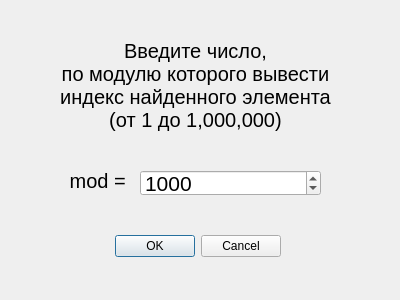
<?xml version="1.0" encoding="UTF-8"?>
<ui version="4.0">
 <class>DialogModuleInput</class>
 <widget class="QDialog" name="DialogModuleInput">
  <property name="geometry">
   <rect>
    <x>0</x>
    <y>0</y>
    <width>400</width>
    <height>300</height>
   </rect>
  </property>
  <property name="windowTitle">
   <string>Dialog</string>
  </property>
  <widget class="QDialogButtonBox" name="buttonBox">
   <property name="geometry">
    <rect>
     <x>110</x>
     <y>230</y>
     <width>171</width>
     <height>32</height>
    </rect>
   </property>
   <property name="orientation">
    <enum>Qt::Horizontal</enum>
   </property>
   <property name="standardButtons">
    <set>QDialogButtonBox::Cancel|QDialogButtonBox::Ok</set>
   </property>
  </widget>
  <widget class="QLabel" name="label">
   <property name="geometry">
    <rect>
     <x>50</x>
     <y>10</y>
     <width>291</width>
     <height>151</height>
    </rect>
   </property>
   <property name="font">
    <font>
     <pointsize>15</pointsize>
    </font>
   </property>
   <property name="text">
    <string>Введите число,
по модулю которого вывести
индекс найденного элемента
(от 1 до 1,000,000)</string>
   </property>
   <property name="alignment">
    <set>Qt::AlignCenter</set>
   </property>
  </widget>
  <widget class="QSpinBox" name="spinBox">
   <property name="geometry">
    <rect>
     <x>140</x>
     <y>170</y>
     <width>181</width>
     <height>26</height>
    </rect>
   </property>
   <property name="font">
    <font>
     <pointsize>16</pointsize>
    </font>
   </property>
   <property name="minimum">
    <number>1</number>
   </property>
   <property name="maximum">
    <number>1000000</number>
   </property>
   <property name="value">
    <number>1000</number>
   </property>
  </widget>
  <widget class="QLabel" name="label_2">
   <property name="geometry">
    <rect>
     <x>60</x>
     <y>160</y>
     <width>81</width>
     <height>41</height>
    </rect>
   </property>
   <property name="font">
    <font>
     <pointsize>15</pointsize>
    </font>
   </property>
   <property name="text">
    <string>mod = </string>
   </property>
   <property name="alignment">
    <set>Qt::AlignCenter</set>
   </property>
  </widget>
 </widget>
 <resources/>
 <connections>
  <connection>
   <sender>buttonBox</sender>
   <signal>accepted()</signal>
   <receiver>DialogModuleInput</receiver>
   <slot>accept()</slot>
   <hints>
    <hint type="sourcelabel">
     <x>248</x>
     <y>254</y>
    </hint>
    <hint type="destinationlabel">
     <x>157</x>
     <y>274</y>
    </hint>
   </hints>
  </connection>
  <connection>
   <sender>buttonBox</sender>
   <signal>rejected()</signal>
   <receiver>DialogModuleInput</receiver>
   <slot>reject()</slot>
   <hints>
    <hint type="sourcelabel">
     <x>316</x>
     <y>260</y>
    </hint>
    <hint type="destinationlabel">
     <x>286</x>
     <y>274</y>
    </hint>
   </hints>
  </connection>
 </connections>
</ui>
